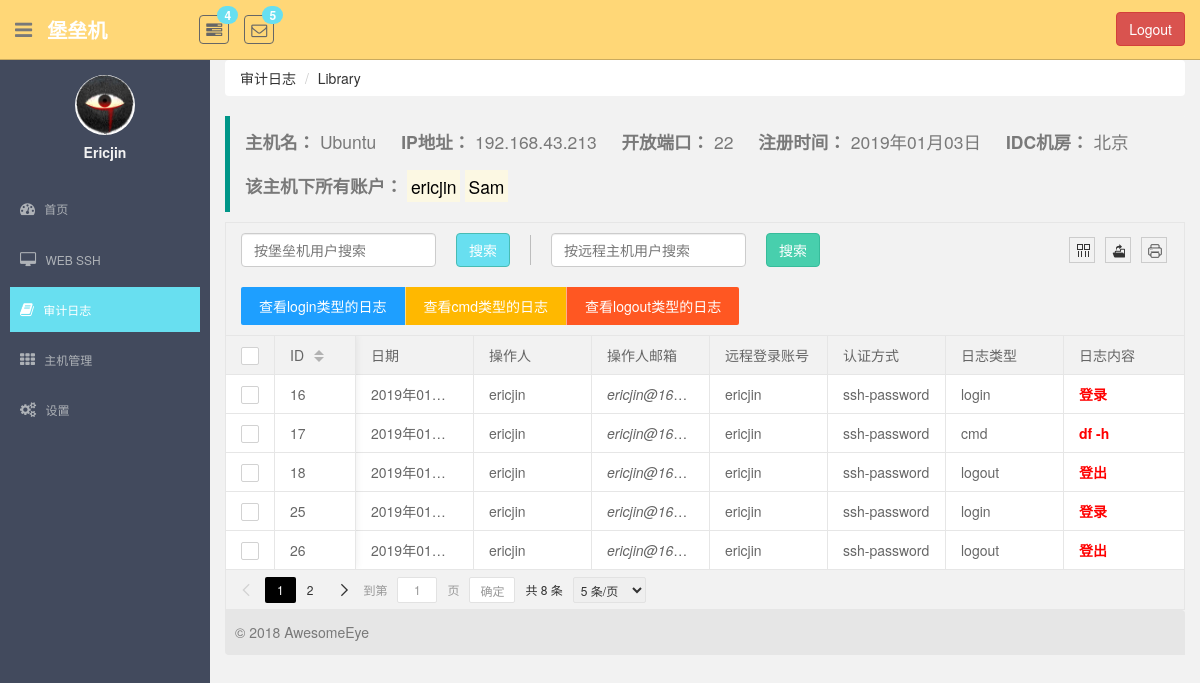
The page /monitor/host_log_detail/1/ (signed in) on the database as committed earlier.
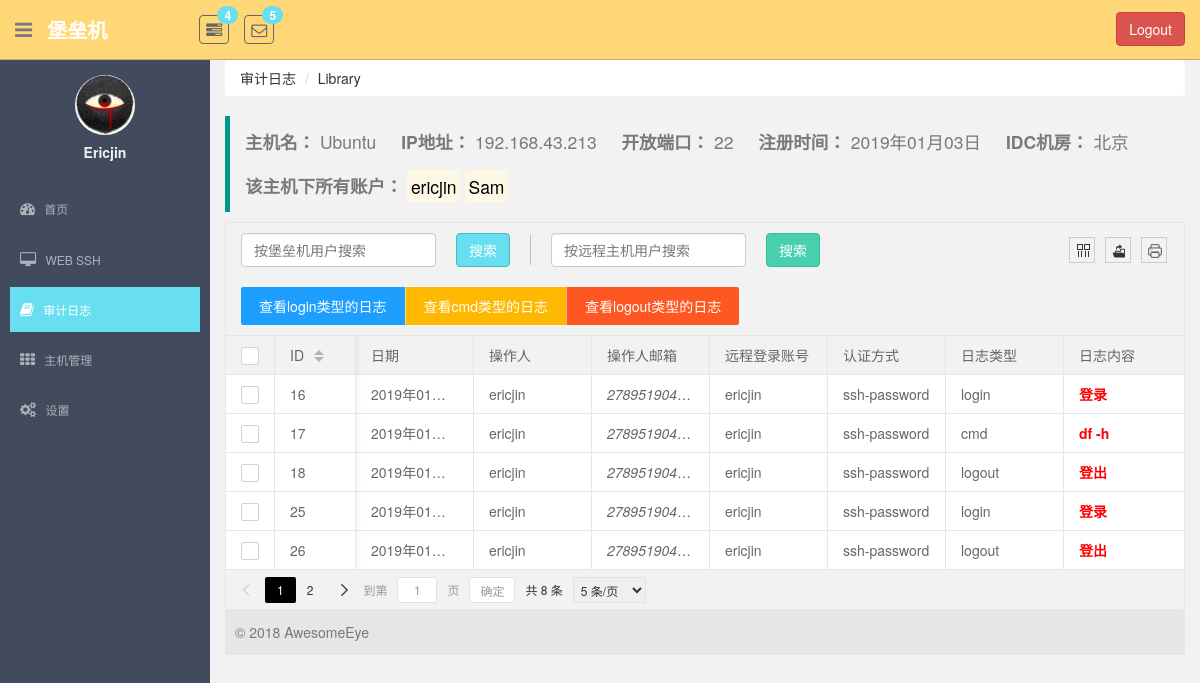
The same page on the database as committed later.
### monitor/models.py (models this page shows, shortened)
class UserProfile(AbstractBaseUser, PermissionsMixin):
    email = models.EmailField(
        verbose_name='email address',
        max_length=255,
        unique=True,
    )
    name = models.CharField(max_length=64, verbose_name="用户名", unique=True)
    host_to_remote_users = models.ManyToManyField(to="HostToRemoteUser", verbose_name="关联主机账户")
    host_group = models.ManyToManyField(to="HostGroup", verbose_name="主机组")
    last_login = models.DateTimeField(verbose_name="最近登录时间", null=True, blank=True)
    is_active = models.BooleanField(default=True)
    is_staff = models.BooleanField(default=True)
    is_superuser = models.BooleanField(default=True)
    objects = UserProfileManager()
    USERNAME_FIELD = 'email'  # 使用email作为用户名
    REQUIRED_FIELDS = ['name']  # 必须要有的字段

### monitor/views.py (the view, shortened to what this page needs)
# urls.py: url(r'^host_log_detail/(?P<host_id>\d+)/$', views.HostLog.as_view(), name="host_log"),
class HostLog(LoginRequiredMixin, View):
    def get(self, request, host_id):
        host = models.Host.objects.get(id=host_id)
        host_to_remote_users = host.hosttoremoteuser_set.select_related()
        logs = []
        for item in host_to_remote_users:
            for log in item.auditlog_set.all():
                logs.append(log)
        return render(request, "log/host_log.html", locals())

### templates/log/host_log.html (shortened to what this page needs)
{% extends 'base.html' %}
{% load staticfiles %}
{% block right_container %}
    <div class="breadcrumb-wrap">
        <ol class="breadcrumb">
            <li><a href="{% url 'log_page' %}">审计日志</a></li>
            <li class="active"><a href="?">Library</a></li>
        </ol>
    </div>
    <div id="wrap">
        <div class="host-info">
            <blockquote class="layui-elem-quote">
                <p>
                    <b>主机名：</b> <span style="margin-right: 20px;">{{ host.name }}</span>
                    <b>IP地址：</b> <span style="margin-right: 20px;">{{ host.ip_addr }}</span>
                    <b>开放端口：</b> <span style="margin-right: 20px;">{{ host.port }}</span>
                    <b>注册时间：</b> <span style="margin-right: 20px;">{{ host.date|date:'Y年m月d日' }}</span>
                    <b>IDC机房：</b> <span>{{ host.idc.name }}</span>
                </p>
                <br>
                <p>
                    <b>该主机下所有账户：</b>
                    {% for item in host.hosttoremoteuser_set.select_related %}
                        <mark>{{ item.remote_user.username }}</mark>
                    {% endfor %}
                </p>
            </blockquote>
        </div>
        <div class="table-area">
            <table lay-filter="demo">
                <thead>
                </thead>
                <tbody>
                {% for item in logs %}
                    <tr>
                        <td>{{ item.id }}</td>
                        <td>{{ item.record_date|date:"Y年m月d日" }}</td>
                        <td>{{ request.user.name }}</td>
                        <td><em>{{ request.user.email }}</em></td>
                        <td>{{ item.host_to_remote_users.remote_user.username }}</td>
                        <td>{{ item.host_to_remote_users.remote_user.get_auth_type_display }}</td>
                        <td>{{ item.get_log_type_display }}</td>
                        <td><b style="color: #f00;">{{ item.content }}</b></td>
                    </tr>
                {% endfor %}
                </tbody>
            </table>
        </div>
        <footer class="footer-area">
            © 2018 AwesomeEye
        </footer>
    </div>
{% endblock %}

### templates/base.html (shortened to what this page needs)
{% load staticfiles %}
<!DOCTYPE html>
<html lang="en">
<head>
    <link href="{% static 'plugins/bootstrap/css/bootstrap.css' %}" rel="stylesheet">
    <link href="{% static 'css/font-awesome.css' %}" rel="stylesheet" />
    <link href="{% static 'css/style.css' %}" rel="stylesheet">
    <link rel="stylesheet" href="{% static 'plugins/layui/css/layui.css' %}">
</head>
<body>
<section id="container" >
    <header class="header black-bg">
        <div class="sidebar-toggle-box">
            <div class="fa fa-bars tooltips" data-placement="right" data-original-title="Toggle Navigation"></div>
        </div>
        <a href="?" class="logo"><b>堡垒机</b></a>
        <div class="nav notify-row" id="top_menu">
            <ul class="nav top-menu">
                <li class="dropdown">
                    <a data-toggle="dropdown" class="dropdown-toggle" href="?">
                        <i class="fa fa-tasks"></i>
                        <span class="badge bg-theme">4</span>
                    </a>
                </li>
                <li id="header_inbox_bar" class="dropdown">
                    <a data-toggle="dropdown" class="dropdown-toggle" href="index.html#">
                        <i class="fa fa-envelope-o"></i>
                        <span class="badge bg-theme">5</span>
                    </a>
                </li>
            </ul>
        </div>
        <div class="top-menu">
            <ul class="nav pull-right top-menu">
                <li>
                    <button type="button" class="btn btn-danger" style="margin-top: 12px;" onclick="logout()">Logout</button>
                </li>
            </ul>
        </div>
    </header>
    <aside>
        <div id="sidebar"  class="nav-collapse ">
            <ul class="sidebar-menu" id="nav-accordion">
                <p class="centered"><a href="#"><img src="{% static 'images/ui-sam.jpg' %}" class="img-circle" width="60"></a></p>
                <h5 class="centered" style="margin-top: 10px;">{{ request.user.name|capfirst }}</h5>
                <li class="mt">
                    <a class="dashboard" href="{% url "dashboard" %}">
                        <i class="fa fa-dashboard"></i>
                        <span>首页</span>
                    </a>
                </li>
                <li class="sub-menu">
                    <a class="web-ssh" href="{% url "web_ssh" %}" >
                        <i class="fa fa-desktop"></i>
                        <span>WEB SSH</span>
                    </a>
                </li>
                <li class="sub-menu">
                    <a class="log-page" href="{% url 'log_page' %}" >
                        <i class="fa fa-book"></i>
                        <span>审计日志</span>
                    </a>
                </li>
                <li class="sub-menu">
                    <a class="host-manage" href="javascript:void(0);">
                        <i class="fa fa-th"></i>
                        <span>主机管理</span>
                    </a>
                </li>
                <li class="sub-menu">
                    <a class="setting-page" href="{% url 'setting_home' %}" >
                        <i class="fa fa-cogs"></i>
                        <span>设置</span>
                    </a>
                </li>
            </ul>
        </div>
    </aside>
    <section id="main-content">
        <section class="wrapper">
            {% block right_container %}
            {% endblock %}
        </section>
    </section>
</section>
</body>
</html>

Rows that differ between the two databases and show on the page:
changed UserProfile "Ericjin": user.email "ericjin@16…" → "278951904…"
